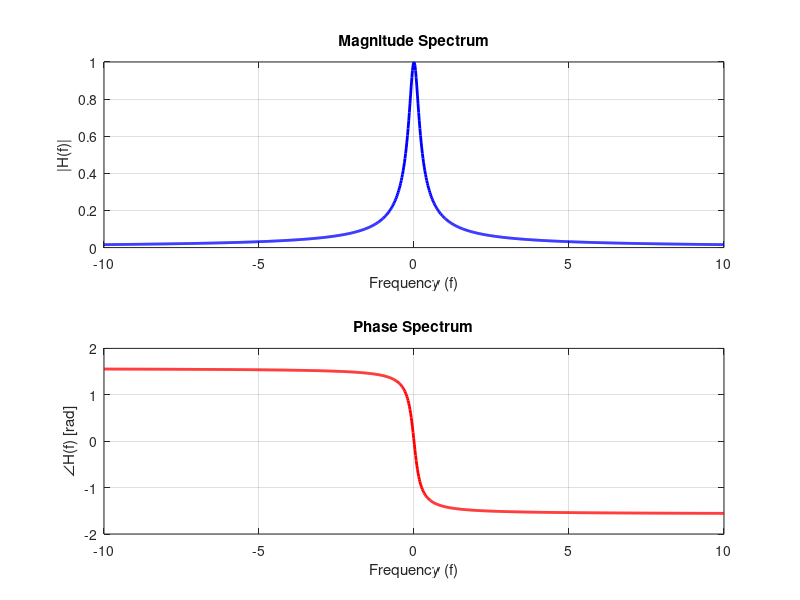

Write MATLAB code to recreate this figure.
%grafico funzione sinc(t/T)
T=1;
t=linspace(-5,5,101);
x=sinc(t./T);
plot(t,x);

%grafico funzione sinc(t/T)*2

T=1;
t=linspace(-5,5,101);
x=sinc(t./T).^2;
plot(t,x);

%grafico di modulo e argomento
T=1
f = linspace(-10, 10, 1000);
H = T ./ (1 + 1j * 2 * pi * f * T);

magnitude = abs(H);
phase = angle(H);

% Plot Magnitude
subplot(2,1,1);
plot(f, magnitude, 'b', 'LineWidth', 2);
xlabel('Frequency (f)');
ylabel('|H(f)|');
title('Magnitude Spectrum');
grid on;

% Plot Phase
subplot(2,1,2);
plot(f, phase, 'r', 'LineWidth', 2);
xlabel('Frequency (f)');
ylabel('∠H(f) [rad]');
title('Phase Spectrum');
grid on;